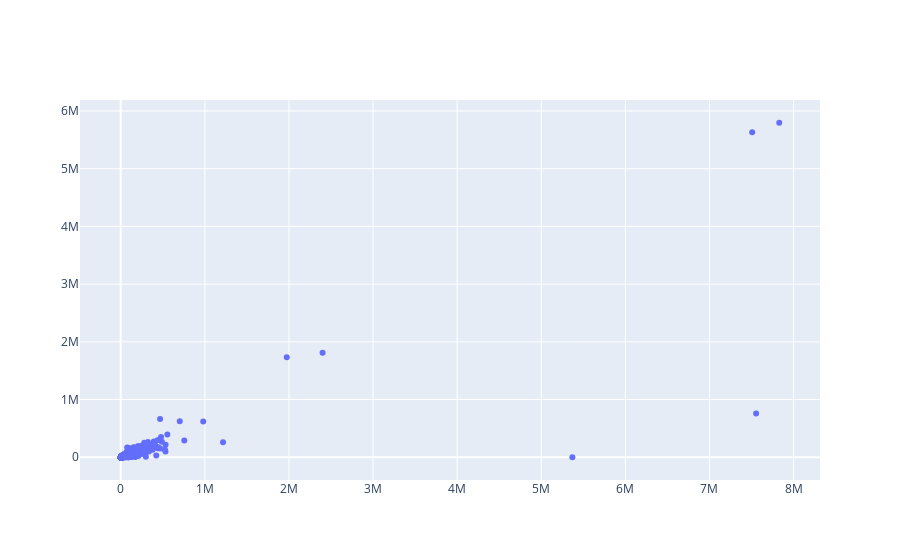

The cell this chart's notebook holds for it:
### Code cell
import plotly.graph_objects as go

import numpy as np
java_code = np.concatenate((df_java_best['codelines'].values, df_java_worst['codelines'].values), axis=None)
java_comment = np.concatenate((df_java_best['commentlines'].values, df_java_worst['commentlines'].values), axis=None)

fig = go.Figure()

fig.add_trace(go.Scatter(x=java_code, y=java_comment,
                    mode='markers',
                    name='lines'))


fig.show()

### Figure 1 — Plotly figure (JSON) as saved in the notebook; plotly's stock layout.template omitted (floating-point values rounded to 4 significant figures; data arrays with more than 128 entries replaced by an {"elided": "..."} marker saying what was removed)
{"data": [{"mode": "markers", "name": "lines", "type": "scatter", "x": {"elided": "1990 int values"}, "y": {"elided": "1990 int values"}}], "layout": {}}
